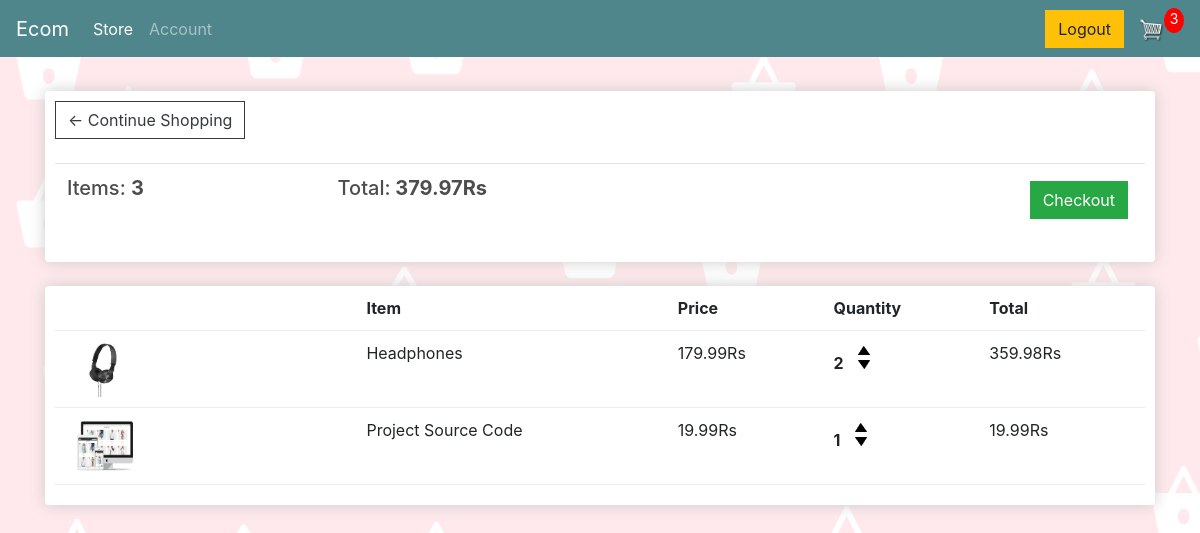
/cart/ (signed in), run on an earlier commit of the app's database.
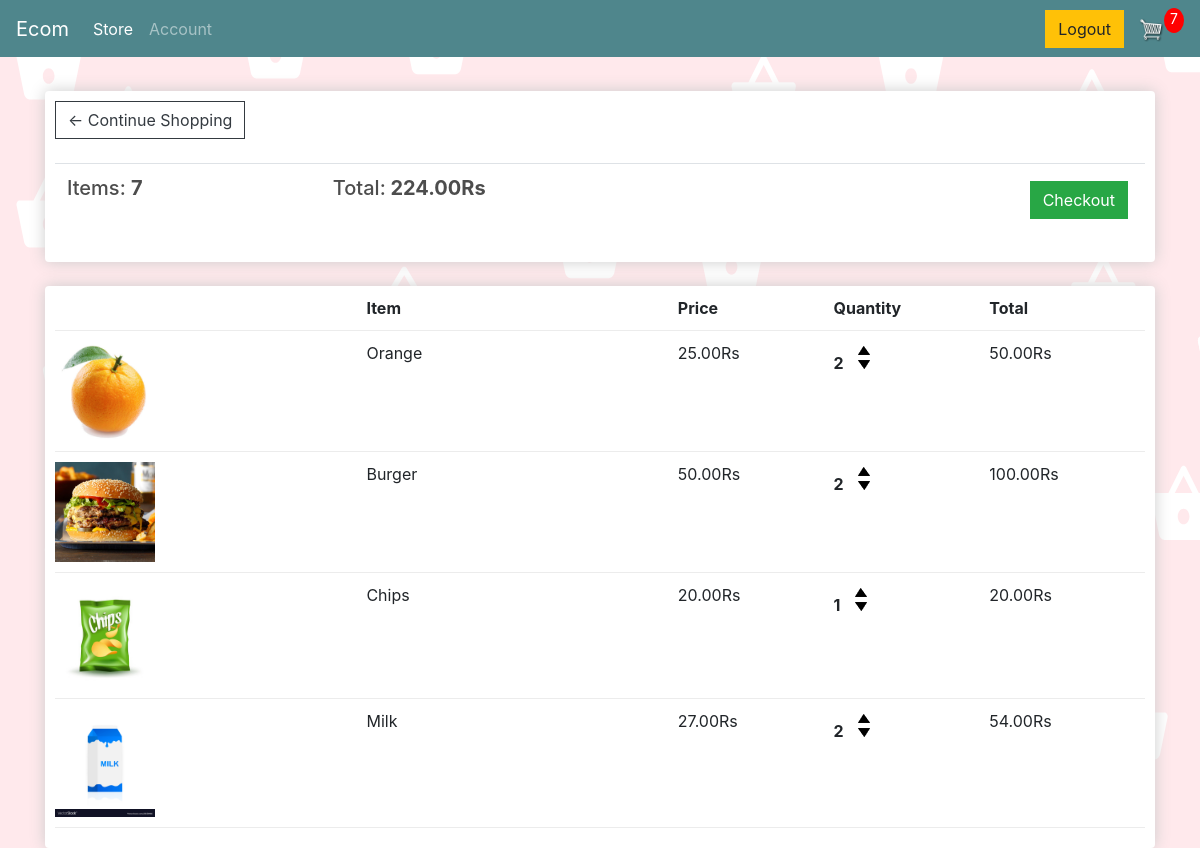
And on a later commit of the database.
### store/models.py (models this page shows, shortened)
class Order(models.Model):
	customer = models.OneToOneField(User, null=True, blank=True, on_delete=models.CASCADE)
	date_ordered = models.DateTimeField(auto_now_add=True,null=True)
	complete = models.BooleanField(default=False)
	transaction_id = models.CharField(max_length=100, null=True)
	@property
	def get_cart_total(self):
		orderitems = self.orderitem_set.all()
		total = sum([item.get_total for item in orderitems])
		return total
	@property
	def get_cart_items(self):
		orderitems = self.orderitem_set.all()
		total = sum([item.quantity for item in orderitems])
		return total

class OrderItem(models.Model):
	product = models.ForeignKey(Product, on_delete=models.SET_NULL, null=True)
	order = models.ForeignKey(Order, on_delete=models.SET_NULL, null=True)
	quantity = models.IntegerField(default=0, null=True, blank=True)
	date_added = models.DateTimeField(auto_now_add=True)
	@property
	def get_total(self):
		total = self.product.price * self.quantity
		return total

class Product(models.Model):
	name = models.CharField(max_length=200)
	price = models.FloatField()
	digital = models.BooleanField(default=False,null=True, blank=True)
	image = models.ImageField(null=True, blank=True)
	category = models.ManyToManyField(Tags, blank=True)
	@property
	def imageURL(self):
		try:
			url = self.image.url
		except:
			url = ''
		return url

### store/views.py (the view)
# urls.py: path('cart/', views.cart, name="cart"),
@login_required(login_url='login')
def cart(request):
	data = cartData(request)
	cartItems = data['cartItems']
	order = data['order']
	items = data['items']
	context = {'items':items, 'order':order, 'cartItems':cartItems}
	return render(request, 'store/cart.html', context)

### store/utils.py (called while the page is built)
def cartData(request):
	if request.user.is_authenticated:
		customer = request.user
		order, created = Order.objects.get_or_create(customer=customer, complete=False)
		items = order.orderitem_set.all()
		cartItems = order.get_cart_items
	else:
		cookieData = cookieCart(request)
		cartItems = cookieData['cartItems']
		order = cookieData['order']
		items = cookieData['items']
	return {'cartItems':cartItems ,'order':order, 'items':items}

### store/templates/store/cart.html
{% extends 'store/main.html' %}
{% load static %}
{% block content %}
	<div class="row">
		<div class="col-lg-12">
			<div class="box-element">
				<a  class="btn btn-outline-dark" href="{% url 'store' %}">&#x2190; Continue Shopping</a>
				<br>
				<br>
				<table class="table">
					<tr>
						<th><h5>Items: <strong>{{order.get_cart_items}}</strong></h5></th>
						<th><h5>Total:<strong> {{order.get_cart_total|floatformat:2}}Rs</strong></h5></th>
						<th>
							<a  style="float:right; margin:5px;" class="btn btn-success" href="{% url 'checkout' %}">Checkout</a>
						</th>
					</tr>
				</table>
			</div>
			<br>
			<div class="box-element">
				<div class="cart-row">
					<div style="flex:2"></div>
					<div style="flex:2"><strong>Item</strong></div>
					<div style="flex:1"><strong>Price</strong></div>
					<div style="flex:1"><strong>Quantity</strong></div>
					<div style="flex:1"><strong>Total</strong></div>
				</div>
				{% for item in items %}
				<div class="cart-row">
					<div style="flex:2"><img class="row-image" src="{{item.product.imageURL}}"></div>
					<div style="flex:2"><p>{{item.product.name}}</p></div>
					<div style="flex:1"><p>{{item.product.price|floatformat:2}}Rs</p></div>
					<div style="flex:1">
						<p class="quantity">{{item.quantity}}</p>
						<div class="quantity">
							<img data-product="{{item.product.id}}" data-action="add" class="chg-quantity update-cart" src="{% static  'images/arrow-up.png' %}">
							<img data-product="{{item.product.id}}" data-action="remove" class="chg-quantity update-cart" src="{% static  'images/arrow-down.png' %}">
						</div>
					</div>
					<div style="flex:1"><p>{{item.get_total|floatformat:2}}Rs</p></div>
				</div>
				{% endfor %}
			</div>
		</div>
	</div>
{% endblock content %}

### store/templates/store/main.html (shortened to what this page needs)
<!DOCTYPE html>
{% load static %}
<html>
<head>
	<link rel="stylesheet" href="https://stackpath.bootstrapcdn.com/bootstrap/4.4.1/css/bootstrap.min.css">
	<link rel="stylesheet" type="text/css" href="{% static 'css/main.css' %}">
</head>
<body>
	<nav class="navbar navbar-expand-lg navbar-dark bg-dark">
	  <a class="navbar-brand" href="{% url 'store' %}">Ecom</a>
	  <div class="collapse navbar-collapse" id="navbarSupportedContent">
	    <ul class="navbar-nav mr-auto">
	      <li class="nav-item active">
	        <a class="nav-link" href="{% url 'store' %}">Store <span class="sr-only">(current)</span></a>
	      </li>
		  <a class="nav-link" href="{% url 'account' %}">Account </a>
	    </ul>
	    <div class="form-inline my-2 my-lg-0">
	     	<a href="{% url 'logout' %}"class="btn btn-warning">Logout</a>
	     	<a href="{% url 'cart' %}">
	    		<img  id="cart-icon" src="{% static 'images/cart.png' %}">
	    	</a>
	    	<p id="cart-total">{{cartItems}}</p>
	    </div>
	  </div>
	</nav>
     <div class="container">
            <br>
            {% block content %}
            {% endblock content %}
         </div>
</body>
</html>

### static/css/main.css (style rules this page uses)
body { background-color: hsl(0, 0%, 98%); }
h1,h2,h3,h4,h5,h6 { color:hsl(0, 0%, 30%); }
.box-element { box-shadow:hsl(0, 0%, 80%) 0 0 16px; background-color: #fff; border-radius: 4px; padding: 10px; }
.bg-dark { background-color: #4f868c!important; }
#cart-icon { width:25px; display: inline-block; margin-left: 15px; }
#cart-total { display: block; text-align: center; color:#fff; background-color: red; width: 20px; height: 25px; border-radius: 50%; font-size: 14px; }
.col-lg-4, .col-lg-6, .col-lg-8, .col-lg-12 { margin-top: 10px; }
.btn { border-radius: 0; }
.row-image { width: 100px; }
.cart-row { display: flex; align-items: flex-stretch; padding-bottom: 10px; margin-bottom: 10px; border-bottom: 1px solid #ececec; }
.quantity { display: inline-block; font-weight: 700; padding-right:10px; }
.chg-quantity { width: 12px; cursor: pointer; display: block; margin-top: 5px; transition:.1s; }

### store/templates/store/main.html (style rules this page uses)
body { background-image:url('static/images/Web 1920 – 1.png'); background-repeat: repeat; }

What changed in the data, as far as the page shows it:
removed Order: get_cart_items "3", get_cart_total "379.97"
removed OrderItem: product.imageURL (picture), product.name "Headphones", product.price "179.99", quantity "2", get_total "359.98"
removed OrderItem: product.imageURL (picture), product.name "Project Source Code", product.price "19.99", quantity "1", get_total "19.99"
added Order: get_cart_items "7", get_cart_total "224.00"
added OrderItem: product.imageURL (picture), product.name "Orange", product.price "25.00", quantity "2", get_total "50.00"
added OrderItem: product.imageURL (picture), product.name "Burger", product.price "50.00", quantity "2", get_total "100.00"
added OrderItem: product.imageURL (picture), product.name "Chips", product.price "20.00", quantity "1", get_total "20.00"
added OrderItem: product.imageURL (picture), product.name "Milk", product.price "27.00", quantity "2", get_total "54.00"
Also different on the page:
{{ cartItems }}: "3" → "7"
